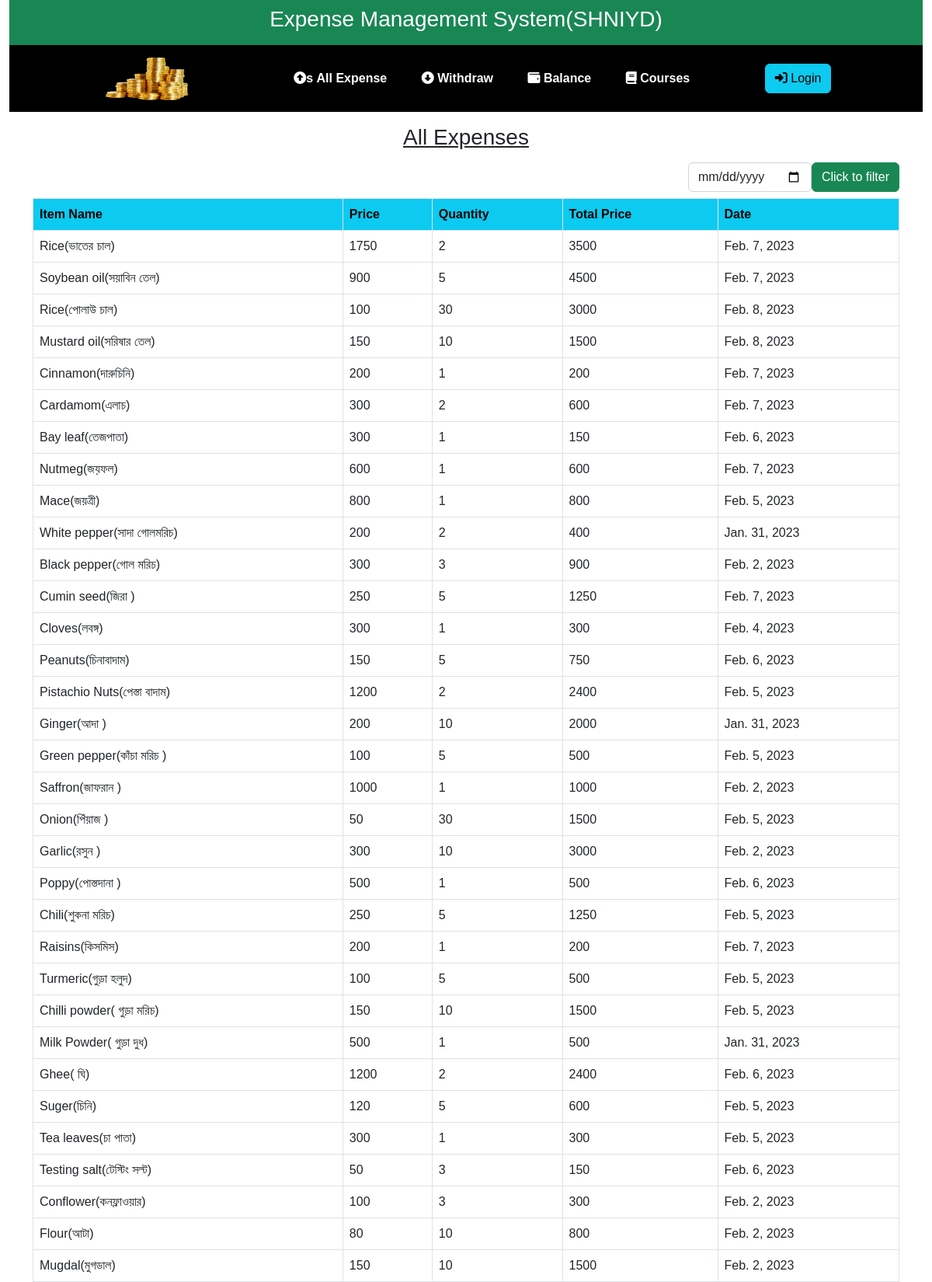
The page / (upper part) on the database its author committed.
### ExpenseApp/models.py (models this page shows, shortened)
class DailyExpense(models.Model):
    item_name=models.ForeignKey(Item,on_delete=models.CASCADE)
    item_price=models.IntegerField(default=0)
    item_quantity=models.IntegerField(default=0)
    total_price=models.IntegerField(default=0)
    date=models.DateField()

class Item(models.Model):
    item_name=models.CharField(max_length=50)
    def __str__(self):
        return str(self.item_name)

### ExpenseApp/views.py (the view, shortened to what this page needs)
# urls.py: path('', views.Home, name='home'),
def Home(request):
    all_expense = DailyExpense.objects.all()
    return render(request,'expenseApp/index.html',{'expense': all_expense})

### templates/expenseApp/index.html (shortened to what this page needs)
{% extends 'expenseApp/base.html' %}
{% block content %}
<div class="container">
<div class="text-center py-2">
    <h3 class="text-center py-2 text-decoration-underline">All Expenses</h3>
    <form class="d-flex justify-content-end align-items-center" action="" method="post">
            <input id="date" type="date" class="form-control" name="date" style="width: fit-content;">
            <input type="submit" value="Click to filter" class="btn btns btn-success">
    </form>
</div>
    <table class="table table-bordered table-hover">
        <tr class="text-bg-info">
            <th>Item Name</th>
            <th>Price</th>
            <th>Quantity</th>
            <th>Total Price</th>
            <th>Date</th>
        </tr>
        {% for x in expense %}
        <tr>
            <td>{{x.item_name}}</td>
            <td>{{x.item_price}}</td>
            <td>{{x.item_quantity}}</td>
            <td>{{x.total_price}}</td>
            <td>{{x.date}}</td>
        </tr>
        {% endfor %}
    </table>
</div>
{% endblock %}

### static/css/style.css (style rules this page uses)
* { padding: 0; margin: 0; box-sizing: border-box; font-family: "josefin sans", sans-serif; }

### rows shown on the page
DailyExpense: item_name "Rice(ভাতের চাল)", item_price "1750", item_quantity "2", total_price "3500", date "Feb. 7, 2023"
DailyExpense: item_name "Soybean oil(সয়াবিন তেল)", item_price "900", item_quantity "5", total_price "4500", date "Feb. 7, 2023"
DailyExpense: item_name "Rice(পোলাউ চাল)", item_price "100", item_quantity "30", total_price "3000", date "Feb. 8, 2023"
DailyExpense: item_name "Mustard oil(সরিষার তেল)", item_price "150", item_quantity "10", total_price "1500", date "Feb. 8, 2023"
DailyExpense: item_name "Cinnamon(দারুচিনি)", item_price "200", item_quantity "1", total_price "200", date "Feb. 7, 2023"
DailyExpense: item_name "Cardamom(এলাচ)", item_price "300", item_quantity "2", total_price "600", date "Feb. 7, 2023"
DailyExpense: item_name "Bay leaf(তেজপাতা)", item_price "300", item_quantity "1", total_price "150", date "Feb. 6, 2023"
DailyExpense: item_name "Nutmeg(জয়ফল)", item_price "600", item_quantity "1", total_price "600", date "Feb. 7, 2023"
DailyExpense: item_name "Mace(জয়ত্রী)", item_price "800", item_quantity "1", total_price "800", date "Feb. 5, 2023"
DailyExpense: item_name "White pepper(সাদা গোলমরিচ)", item_price "200", item_quantity "2", total_price "400", date "Jan. 31, 2023"
DailyExpense: item_name "Black pepper(গোল মরিচ)", item_price "300", item_quantity "3", total_price "900", date "Feb. 2, 2023"
DailyExpense: item_name "Cumin seed(জিরা )", item_price "250", item_quantity "5", total_price "1250", date "Feb. 7, 2023"
DailyExpense: item_name "Cloves(লবঙ্গ)", item_price "300", item_quantity "1", total_price "300", date "Feb. 4, 2023"
DailyExpense: item_name "Peanuts(চিনাবাদাম)", item_price "150", item_quantity "5", total_price "750", date "Feb. 6, 2023"
DailyExpense: item_name "Pistachio Nuts(পেস্তা বাদাম)", item_price "1200", item_quantity "2", total_price "2400", date "Feb. 5, 2023"
DailyExpense: item_name "Ginger(আদা )", item_price "200", item_quantity "10", total_price "2000", date "Jan. 31, 2023"
DailyExpense: item_name "Green pepper(কাঁচা মরিচ )", item_price "100", item_quantity "5", total_price "500", date "Feb. 5, 2023"
DailyExpense: item_name "Saffron(জাফরান )", item_price "1000", item_quantity "1", total_price "1000", date "Feb. 2, 2023"
DailyExpense: item_name "Onion(পিঁয়াজ )", item_price "50", item_quantity "30", total_price "1500", date "Feb. 5, 2023"
DailyExpense: item_name "Garlic(রসুন )", item_price "300", item_quantity "10", total_price "3000", date "Feb. 2, 2023"
DailyExpense: item_name "Poppy(পোস্তদানা )", item_price "500", item_quantity "1", total_price "500", date "Feb. 6, 2023"
DailyExpense: item_name "Chili(শুকনা মরিচ)", item_price "250", item_quantity "5", total_price "1250", date "Feb. 5, 2023"
DailyExpense: item_name "Raisins(কিসমিস)", item_price "200", item_quantity "1", total_price "200", date "Feb. 7, 2023"
DailyExpense: item_name "Turmeric(গুড়া হলুদ)", item_price "100", item_quantity "5", total_price "500", date "Feb. 5, 2023"
DailyExpense: item_name "Chilli powder( গুড়া মরিচ)", item_price "150", item_quantity "10", total_price "1500", date "Feb. 5, 2023"
DailyExpense: item_name "Milk Powder( গুড়া দুধ)", item_price "500", item_quantity "1", total_price "500", date "Jan. 31, 2023"
DailyExpense: item_name "Ghee( ঘি)", item_price "1200", item_quantity "2", total_price "2400", date "Feb. 6, 2023"
DailyExpense: item_name "Suger(চিনি)", item_price "120", item_quantity "5", total_price "600", date "Feb. 5, 2023"
DailyExpense: item_name "Tea leaves(চা পাতা)", item_price "300", item_quantity "1", total_price "300", date "Feb. 5, 2023"
DailyExpense: item_name "Testing salt(টেস্টিং সল্ট)", item_price "50", item_quantity "3", total_price "150", date "Feb. 6, 2023"
DailyExpense: item_name "Conflower(কনফ্লাওয়ার)", item_price "100", item_quantity "3", total_price "300", date "Feb. 2, 2023"
DailyExpense: item_name "Flour(আটা)", item_price "80", item_quantity "10", total_price "800", date "Feb. 2, 2023"
DailyExpense: item_name "Mugdal(মুগডাল)", item_price "150", item_quantity "10", total_price "1500", date "Feb. 2, 2023"
